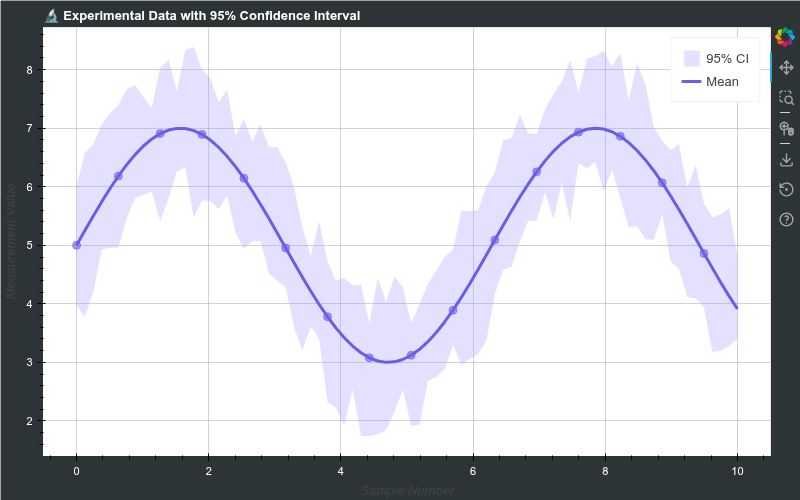

The script that drew this image:
from bokeh.plotting import figure, show
from bokeh.models import InlineStyleSheet, ColumnDataSource, HoverTool
from bokeh.layouts import column, row
import numpy as np
from bokeh_rocks import save_plot

x = np.linspace(0, 10, 80)
y_mean = np.sin(x) * 2 + 5
y_upper = y_mean + np.random.uniform(0.5, 1.5, len(x))
y_lower = y_mean - np.random.uniform(0.5, 1.5, len(x))

p2 = figure(
    width=800,
    height=500,
    title="🔬 Experimental Data with 95% Confidence Interval",
    x_axis_label="Sample Number",
    y_axis_label="Measurement Value"
)

# Confidence band
p2.varea(
    x=x,
    y1=y_lower,
    y2=y_upper,
    fill_color='#a29bfe',
    fill_alpha=0.3,
    legend_label='95% CI'
)

# Mean line
p2.line(x, y_mean, line_color='#6c5ce7', line_width=3, legend_label='Mean')

# Data points
p2.circle(x[::5], y_mean[::5], size=8, color='#6c5ce7', alpha=0.6)

p2.legend.location = "top_right"
p2.background_fill_color = None
p2.border_fill_color = "#2d3436"
p2.title.text_color = "white"
p2.xaxis.major_label_text_color = "white"
p2.yaxis.major_label_text_color = "white"
p2.xaxis.axis_line_color = "white"
p2.yaxis.axis_line_color = "white"
p2.grid.grid_line_color = "#636e72"
p2.grid.grid_line_alpha = 0.3

css2 = InlineStyleSheet(css="""
:host {
    background: linear-gradient(135deg, #667eea 0%, #764ba2 100%);
}
""")

show(column(p2, stylesheets=[css2]))
save_plot(p2, "output/area_02")
